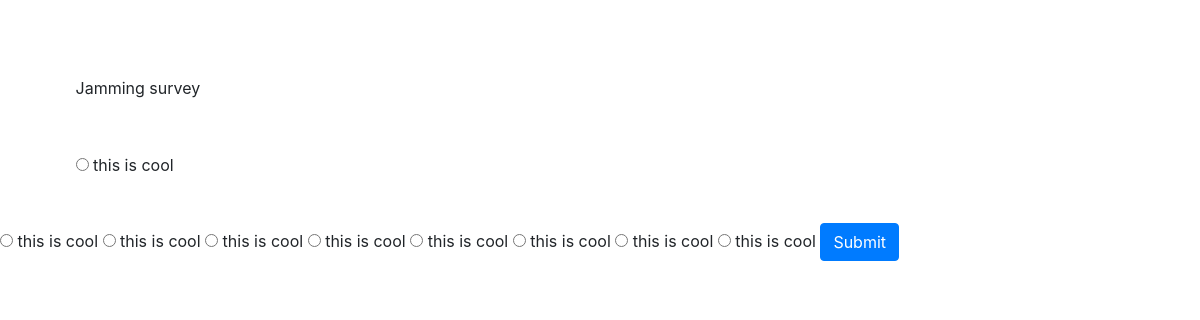
Page /survey/23/ on the committed database.
### survey_app/models.py (models this page shows, shortened)
class  Question(models.Model):
    question_text = models.CharField(max_length=500)
    survey = models.ForeignKey(Survey, on_delete=models.CASCADE)

class Choice(models.Model):
    choice_text = models.CharField(max_length=225)
    question = models.ForeignKey(Question, on_delete=models.CASCADE)

### survey_app/views.py (the view, shortened to what this page needs)
# urls.py: path('survey/<int:id>/', survey, name='survey'),
def survey(request, id):
    survey = get_object_or_404(Survey, pk=id)
    questions = Question.objects.filter(survey=survey)
    ctx = {'questions':questions}
    return render(request, 'survey.htm', ctx)

### templates/survey.htm (shortened to what this page needs)
{% extends 'base.htm' %}
{% block content %}
<form action="." method="POST" >
    {% for question in questions  %}
        <div style="padding: 2cm 0cm 0cm 2cm;">
            <p> {{ question.question_text }}</p>
        </div>
            <div  style="padding: 1cm 2cm 1cm;" >
                {% for choice in question.choice_set.all  %}
                <input type="radio" name="{{question.id}}" value="{{choice.id}}">
                <label >{{ choice.choice_text }}</label>
            </div>
        {% endfor %}
    {% endfor %}
                <input type="submit" value="Submit" class="btn btn-primary">
</form>
{% endblock %}

### rows in the picture
Question: question_text "Jamming survey"
Choice: choice_text "this is cool"
Choice: choice_text "this is cool"
Choice: choice_text "this is cool"
Choice: choice_text "this is cool"
Choice: choice_text "this is cool"
Choice: choice_text "this is cool"
Choice: choice_text "this is cool"
Choice: choice_text "this is cool"
Choice: choice_text "this is cool"
